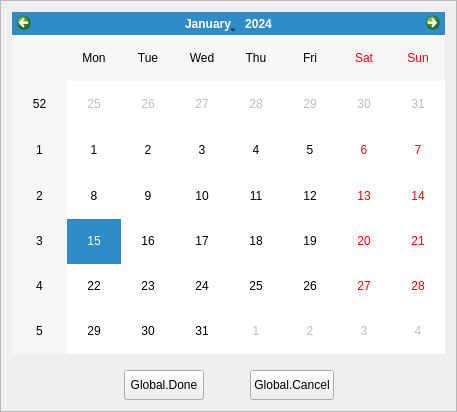
<?xml version="1.0" encoding="UTF-8"?>
<ui version="4.0">
 <class>GetDateDialogFrame</class>
 <widget class="QFrame" name="GetDateDialogFrame">
  <property name="geometry">
   <rect>
    <x>0</x>
    <y>0</y>
    <width>457</width>
    <height>412</height>
   </rect>
  </property>
  <property name="windowTitle">
   <string>Frame</string>
  </property>
  <property name="frameShape">
   <enum>QFrame::StyledPanel</enum>
  </property>
  <property name="frameShadow">
   <enum>QFrame::Raised</enum>
  </property>
  <layout class="QVBoxLayout" name="verticalLayout">
   <item>
    <widget class="QCalendarWidget" name="calendarWidget"/>
   </item>
   <item>
    <spacer name="verticalSpacer">
     <property name="orientation">
      <enum>Qt::Vertical</enum>
     </property>
     <property name="sizeType">
      <enum>QSizePolicy::Fixed</enum>
     </property>
     <property name="sizeHint" stdset="0">
      <size>
       <width>10</width>
       <height>10</height>
      </size>
     </property>
    </spacer>
   </item>
   <item>
    <layout class="QHBoxLayout" name="horizontalLayout">
     <item>
      <spacer name="horizontalSpacer_2">
       <property name="orientation">
        <enum>Qt::Horizontal</enum>
       </property>
       <property name="sizeHint" stdset="0">
        <size>
         <width>40</width>
         <height>20</height>
        </size>
       </property>
      </spacer>
     </item>
     <item>
      <widget class="QPushButton" name="buttonDialogDone">
       <property name="minimumSize">
        <size>
         <width>80</width>
         <height>30</height>
        </size>
       </property>
       <property name="text">
        <string>Global.Done</string>
       </property>
      </widget>
     </item>
     <item>
      <spacer name="horizontalSpacer">
       <property name="orientation">
        <enum>Qt::Horizontal</enum>
       </property>
       <property name="sizeType">
        <enum>QSizePolicy::Fixed</enum>
       </property>
       <property name="sizeHint" stdset="0">
        <size>
         <width>40</width>
         <height>20</height>
        </size>
       </property>
      </spacer>
     </item>
     <item>
      <widget class="QPushButton" name="buttonDialogCancel">
       <property name="minimumSize">
        <size>
         <width>80</width>
         <height>30</height>
        </size>
       </property>
       <property name="text">
        <string>Global.Cancel</string>
       </property>
      </widget>
     </item>
     <item>
      <spacer name="horizontalSpacer_3">
       <property name="orientation">
        <enum>Qt::Horizontal</enum>
       </property>
       <property name="sizeHint" stdset="0">
        <size>
         <width>40</width>
         <height>20</height>
        </size>
       </property>
      </spacer>
     </item>
    </layout>
   </item>
  </layout>
 </widget>
 <resources/>
 <connections/>
</ui>
